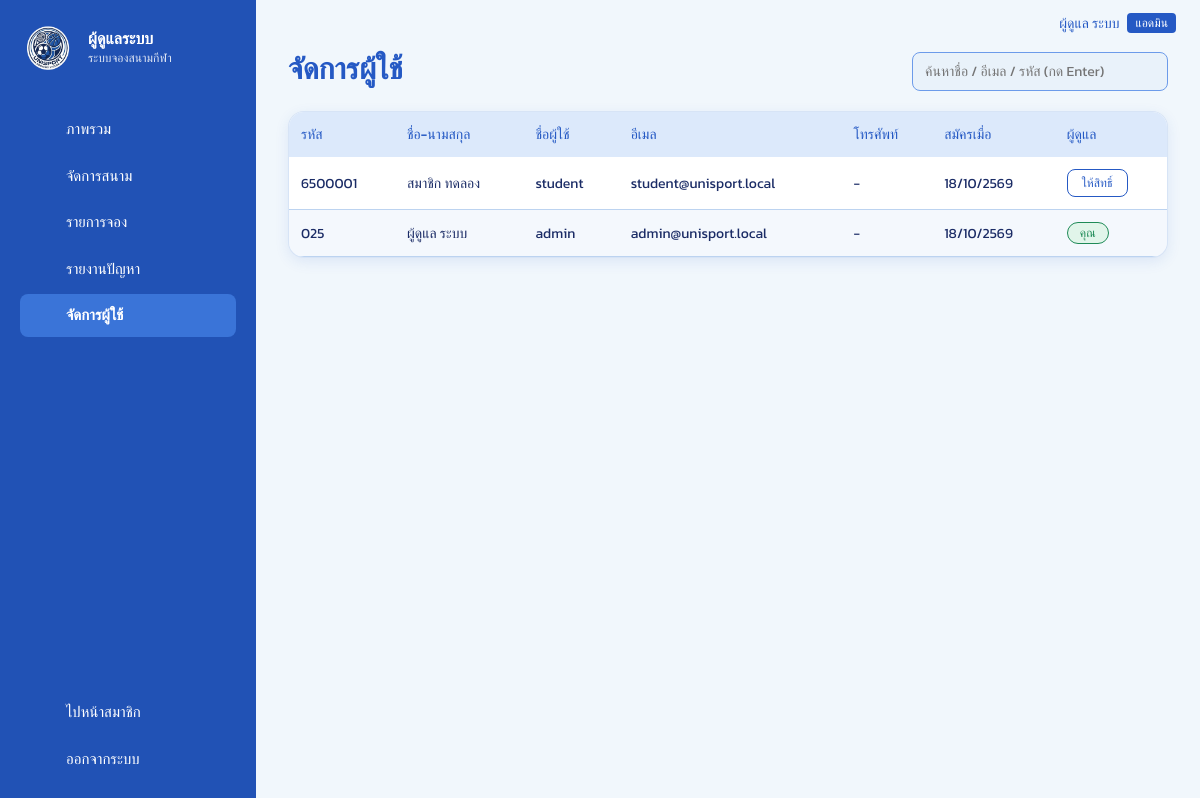
The page /admin/users.php (signed in) on the database its author committed.
### tables this page shows
CREATE TABLE IF NOT EXISTS `users` (
  `id`            INT UNSIGNED NOT NULL AUTO_INCREMENT,
  `member_code`   VARCHAR(30)  DEFAULT NULL,
  `first_name`    VARCHAR(60)  NOT NULL,
  `last_name`     VARCHAR(60)  NOT NULL DEFAULT '',
  `email`         VARCHAR(255) NOT NULL,
  `username`      VARCHAR(30)  DEFAULT NULL,
  `phone`         VARCHAR(20)  DEFAULT NULL,
  `avatar_url`    VARCHAR(500) DEFAULT NULL,
  `password_hash` VARCHAR(255) NOT NULL,
  `role`          ENUM('user','admin') NOT NULL DEFAULT 'user',
  `created_at`    TIMESTAMP NOT NULL DEFAULT CURRENT_TIMESTAMP,
  PRIMARY KEY (`id`),
  UNIQUE KEY `uq_users_email` (`email`),
  UNIQUE KEY `uq_users_username` (`username`),
  KEY `idx_users_role` (`role`)
);

### includes/bootstrap.php (called while the page is built, shortened)
<?php
function url(string $path = ''): string
{
    return BASE_URL . '/' . ltrim($path, '/');
}
function h(mixed $s): string
{
    return htmlspecialchars((string)($s ?? ''), ENT_QUOTES | ENT_SUBSTITUTE, 'UTF-8');
}
function db(): PDO
{
    static $pdo = null;
    if ($pdo instanceof PDO) {
        return $pdo;
    }
    $dsn = sprintf('mysql:host=%s;port=%d;dbname=%s;charset=utf8mb4', DB_HOST, DB_PORT, DB_NAME);
    try {
        $pdo = new PDO($dsn, DB_USER, DB_PASS, [
            PDO::ATTR_ERRMODE            => PDO::ERRMODE_EXCEPTION,
            PDO::ATTR_DEFAULT_FETCH_MODE => PDO::FETCH_ASSOC,
            PDO::ATTR_EMULATE_PREPARES   => false,
            PDO::MYSQL_ATTR_INIT_COMMAND => "SET NAMES utf8mb4, time_zone = '+07:00'",
        ]);
    } catch (PDOException $e) {
        error_log('DB connect failed: ' . $e->getMessage());
        $unknownDb = (int)$e->getCode() === 1049;
        $msg  = '<p>เชื่อมต่อฐานข้อมูลไม่สำเร็จ</p><ol>';
        $msg .= '<li>เปิด <b>XAMPP Control Panel</b> แล้วกด <b>Start</b> ที่ <b>MySQL</b></li>';
        $msg .= $unknownDb
            ? '<li>ยังไม่มีฐานข้อมูล <code>' . h(DB_NAME) . '</code> — เปิด <a href="' . h(url('install.php')) . '">install.php</a> หรือ import ไฟล์ <code>database.sql</code> ใน phpMyAdmin</li>'
            : '<li>ตรวจค่า <code>DB_HOST / DB_PORT / DB_USER / DB_PASS</code> ในไฟล์ <code>includes/config.php</code></li>';
        $msg .= '</ol>' . (APP_DEBUG ? '<p><code>' . h($e->getMessage()) . '</code></p>' : '');
        fatal_page('เชื่อมต่อฐานข้อมูลไม่ได้', $msg);
    }
    return $pdo;
}
function q(string $sql, array $params = []): PDOStatement
{
    $st = db()->prepare($sql);
    $st->execute($params);
    return $st;
}
function fetch_all(string $sql, array $params = []): array { return q($sql, $params)->fetchAll(); }
function fetch_one(string $sql, array $params = []): ?array { $r = q($sql, $params)->fetch(); return $r === false ? null : $r; }
function get(string $k, string $default = ''): string { return trim((string)($_GET[$k] ?? $default)); }
function current_user(bool $refresh = false): ?array
{
    static $cache = false;
    if ($cache !== false) {
        return $cache;
    }
    $id = (int)($_SESSION['uid'] ?? 0);
    $cache = $id ? fetch_one('SELECT * FROM users WHERE id = ?', [$id]) : null;
    return $cache;
}
function user_name(?array $u): string
{
    return $u ? trim($u['first_name'] . ' ' . $u['last_name']) : '';
}
function require_admin(): array
{
    $u = current_user();
    return $u;
}
function thai_date(?string $d): string
{
    $ts = strtotime(substr($d, 0, 10));
    return $ts ? date('d/m/', $ts) . ((int)date('Y', $ts) + 543) : '-';
}

### admin/users.php (the view, shortened to what this page needs)
<?php
require __DIR__ . '/../includes/bootstrap.php';
require __DIR__ . '/../includes/layout.php';
$me = require_admin();
$s = get('q');
$like = '%' . addcslashes($s, '%_\\') . '%';
$rows = fetch_all(
    'SELECT * FROM users' . ($s !== '' ? ' WHERE member_code LIKE ? OR first_name LIKE ? OR last_name LIKE ? OR email LIKE ? OR username LIKE ?' : '') . ' ORDER BY created_at DESC, id DESC LIMIT 500',
    $s !== '' ? [$like, $like, $like, $like, $like] : []
);
ob_start(); ?>
<form method="get"><input name="q" style="width:256px" placeholder="ค้นหาชื่อ / อีเมล / รหัส (กด Enter)" value="<?= h($s) ?>"></form>
<?php $search = ob_get_clean();
shell_start('จัดการผู้ใช้', 'users', true);
page_title('จัดการผู้ใช้', '', $search);
?>
<div class="card table-wrap">
  <table class="table">
    <thead><tr><th>รหัส</th><th>ชื่อ-นามสกุล</th><th>ชื่อผู้ใช้</th><th>อีเมล</th><th>โทรศัพท์</th><th>สมัครเมื่อ</th><th>ผู้ดูแล</th></tr></thead>
    <tbody>
    <?php foreach ($rows as $p): $isAdm = $p['role'] === 'admin'; ?>
      <tr class="pressable">
        <td><?= h($p['member_code'] ?? '-') ?></td>
        <td><?= h($p['first_name'] . ' ' . $p['last_name']) ?></td>
        <td><?= h($p['username'] ?? '-') ?></td>
        <td><?= h($p['email']) ?></td>
        <td><?= h($p['phone'] ?? '-') ?></td>
        <td><?= h(thai_date($p['created_at'])) ?></td>
        <td>
          <?php if ((int)$p['id'] === (int)$me['id']): ?><span class="pill pill-ok">คุณ</span>
          <?php else: ?>
            <form method="post" class="inline" data-confirm="<?= $isAdm ? 'ยกเลิกสิทธิ์ผู้ดูแลของผู้ใช้นี้?' : 'ให้สิทธิ์ผู้ดูแลแก่ผู้ใช้นี้?' ?>">
              <button class="btn<?= $isAdm ? '' : '-outline' ?>" style="padding:4px 14px;font-size:12px" type="submit"><?= $isAdm ? 'เป็นผู้ดูแล ✔' : 'ให้สิทธิ์' ?></button>
            </form>
          <?php endif; ?>
        </td>
      </tr>
    <?php endforeach; ?>
    </tbody>
  </table>
</div>
<?php shell_end();

### includes/layout.php (shortened to what this page needs)
<?php
function asset(string $p): string
{
    $file = ROOT_DIR . '/assets/' . ltrim($p, '/');
    return url('assets/' . ltrim($p, '/')) . (is_file($file) ? '?v=' . filemtime($file) : '');
}
function page_head(string $title, string $bodyClass = ''): void
{
    ?>
<!doctype html>
<html lang="th">
<head>
<link rel="stylesheet" href="<?= h(asset('css/style.css')) ?>">
</head>
<body class="<?= h($bodyClass) ?>">
<?php
}
function page_foot(): void
{
    ?>
</body>
</html>
<?php
}
function brand(string $title = APP_NAME, string $sub = 'มหาวิทยาลัย'): string
{
  return '<div class="brand"><img class="brand-logo" src="' . h(asset('logo.png')) . '" alt="โลโก้"><div class="brand-text"><div class="brand-title">'
        . h($title) . '</div><div class="brand-sub">' . h($sub) . '</div></div></div>';
}
function nav_icon(string $name): string
{
  return '<svg class="side-icon" aria-hidden="true" viewBox="0 0 24 24">' . ($paths[$name] ?? '') . '</svg>';
}
function admin_nav(): array
{
    return [
    'overview' => ['admin/index.php', 'overview', 'ภาพรวม'],
    'fields'   => ['admin/fields.php', 'pin', 'จัดการสนาม'],
    'bookings' => ['admin/bookings.php', 'calendar', 'รายการจอง'],
    'reports'  => ['admin/reports.php', 'alert', 'รายงานปัญหา'],
    'users'    => ['admin/users.php', 'users', 'จัดการผู้ใช้'],
    ];
}
function shell_start(string $title, string $active, bool $admin = false): void
{
    $u   = current_user();
    $nav = $admin ? admin_nav() : member_nav();
    page_head($title);
    ?>
<div class="shell">
  <aside class="sidebar" id="sidebar">
    <?= brand($admin ? 'ผู้ดูแลระบบ' : APP_NAME, $admin ? APP_NAME : 'มหาวิทยาลัย') ?>
    <nav class="side-nav">
      <?php foreach ($nav as $key => [$href, $icon, $label]): ?>
        <a href="<?= h(url($href)) ?>" class="side-link pressable <?= $key === $active ? 'active' : '' ?>"><span class="ico"><?= nav_icon($icon) ?></span> <?= h($label) ?></a>
      <?php endforeach; ?>
    </nav>
    <div class="side-bottom">
      <?php if ($u && $u['role'] === 'admin'): ?>
        <a class="side-link" href="<?= h(url($admin ? 'dashboard.php' : 'admin/index.php')) ?>"><span class="ico"><?= nav_icon('shield') ?></span> <?= $admin ? 'ไปหน้าสมาชิก' : 'หน้าผู้ดูแลระบบ' ?></a>
      <?php endif; ?>
      <form method="post" action="<?= h(url('logout.php')) ?>">
        <button class="side-link side-btn" type="submit"><span class="ico"><?= nav_icon('logout') ?></span> ออกจากระบบ</button>
      </form>
    </div>
  </aside>
  <main class="main">
    <header class="topbar">
      <div class="topbar-user">
        <?php if (!empty($u['avatar_url'])): ?>
          <img class="avatar-sm" src="<?= h(img_url($u['avatar_url'])) ?>" alt="" onerror="this.remove()">
        <?php else: ?><span class="ico"><?= nav_icon('user') ?></span><?php endif; ?>
        <?= h(user_name($u) ?: ($u['email'] ?? '')) ?>
        <?php if ($u && $u['role'] === 'admin'): ?><span class="badge-admin">แอดมิน</span><?php endif; ?>
      </div>
    </header>
    <div class="content">
<?php
}
function shell_end(): void
{
    echo "    </div>\n  </main>\n</div>\n";
    page_foot();
}
function page_title(string $title, string $sub = '', string $actionHtml = ''): void
{
    echo '<div class="page-title"><div><h1>' . h($title) . '</h1>'
        . ($sub !== '' ? '<p class="muted">' . $sub . '</p>' : '')
        . '</div>' . $actionHtml . '</div>';
}

### assets/css/style.css (style rules this page uses)
:root { --bg: #f1f7fc; --fg: #1b2c66; --card: #fff; --primary: #2559c4; --primary-fg: #fff; --secondary: #e4eefa; --accent: #dce9fb; --muted: #5a74a8; --border: #bcd3f0; --input: #6c9bea; --ring: #3d7be0; --sidebar: #2152b5; --sidebar-accent: #3a74d8; --success: #1f8a57; --success-soft: #e1f5ea; --warning: #b27d0c; --warning-soft: #fcf1d4; --danger: #dc2626; --danger-soft: #fde8e6; --hero-overlay: rgba(23, 53, 138, .78); --radius: 12px; }
*, *::before, *::after { box-sizing: border-box; }
html { -webkit-text-size-adjust: 100%; }
body { margin: 0; background: var(--bg); color: var(--fg); font-family: "Kanit", "Leelawadee UI", Tahoma, system-ui, sans-serif; line-height: 1.5; }
a { color: var(--primary); text-decoration: none; }
img { max-width: 100%; }
h1, h2, h3 { margin: 0; }
.btn, .btn-outline { display: inline-flex; align-items: center; justify-content: center; gap: 8px; border-radius: 8px; padding: 9px 20px; font: inherit; font-size: 14px; font-weight: 500; cursor: pointer; text-decoration: none !important; border: 1px solid var(--primary); }
.btn-outline { background: transparent; color: var(--primary); }
input, select, textarea { width: 100%; font: inherit; font-size: 14px; color: var(--fg); border: 1px solid var(--input); border-radius: 8px; background: rgba(228, 238, 250, .55); padding: 8px 12px; outline: none; }
form.inline { display: inline; margin: 0; }
.card { background: var(--card); border: 1px solid rgba(188, 211, 240, .6); border-radius: 16px; box-shadow: 0 4px 14px rgba(37, 89, 196, .1); }
.pressable { transition: transform .15s ease, box-shadow .15s ease, background-color .15s ease; }
a.pressable, a.card { color: inherit; text-decoration: none; }
.pill { display: inline-flex; align-items: center; white-space: nowrap; border: 1px solid; border-radius: 999px; padding: 1px 12px; font-size: 12px; font-weight: 500; }
.pill-ok { color: var(--success); border-color: var(--success); background: var(--success-soft); }
.badge-admin { background: var(--primary); color: #fff; font-size: 12px; padding: 1px 8px; border-radius: 4px; }
.table-wrap { overflow-x: auto; }
.table { width: 100%; border-collapse: collapse; font-size: 14px; }
.table th { background: var(--accent); color: var(--primary); text-align: left; font-weight: 500; padding: 12px; white-space: nowrap; }
.table td { padding: 12px; border-bottom: 1px solid var(--border); vertical-align: middle; }
.table tbody tr:nth-child(even) { background: rgba(228, 238, 250, .4); }
.shell { min-height: 100vh; display: flex; }
.sidebar { width: 256px; flex: none; background: var(--sidebar); color: #fff; padding: 20px; display: flex; flex-direction: column; position: sticky; top: 0; height: 100vh; overflow-y: auto; z-index: 40; }
.side-nav { margin-top: 32px; display: flex; flex-direction: column; gap: 4px; }
.side-link { display: flex; align-items: center; gap: 12px; padding: 10px 12px; border-radius: 8px; color: #fff; font-size: 15px; text-decoration: none !important; background: none; border: 0; font-family: inherit; cursor: pointer; width: 100%; text-align: left; }
.side-link.active { background: var(--sidebar-accent); font-weight: 600; }
.ico { display: inline-flex; align-items: center; justify-content: center; width: 22px; flex: none; line-height: 0; }
.side-icon { display: block; width: 22px; height: 22px; fill: none; stroke: currentColor; stroke-width: 2; stroke-linecap: round; stroke-linejoin: round; }
.side-bottom { margin-top: auto; display: flex; flex-direction: column; gap: 4px; padding-top: 16px; }
.main { flex: 1; min-width: 0; }
.topbar { display: flex; align-items: center; justify-content: space-between; padding: 12px 24px; }
.topbar-user { margin-left: auto; display: flex; align-items: center; gap: 8px; font-size: 14px; color: var(--primary); }
.content { padding: 0 32px 40px; }
.page-title { display: flex; flex-wrap: wrap; align-items: flex-end; justify-content: space-between; gap: 12px; margin-bottom: 20px; }
.page-title h1 { font-size: 30px; font-weight: 700; color: var(--primary); }
.brand { display: flex; align-items: center; gap: 12px; }
.brand-logo { width: 56px; height: 56px; border-radius: 50%; object-fit: cover; flex: none; }
.brand-title { font-weight: 600; line-height: 1.2; }
.brand-sub { font-size: 12px; opacity: .85; }

### rows shown on the page
users: user_name($u) ?: ($u['email'] ?? '') "ผู้ดูแล ระบบ", member_code "025", first_name+last_name "ผู้ดูแล ระบบ", username "admin", email "admin@unisport.local", phone "-", created_at "18/10/2569", shows "คุณ"
users: member_code "6500001", first_name+last_name "สมาชิก ทดลอง", username "student", email "student@unisport.local", phone "-", created_at "18/10/2569", role "ให้สิทธิ์"

### other values the page prints
$title "ผู้ดูแลระบบ"
$sub "ระบบจองสนามกีฬา"
$label "ภาพรวม"
$label "จัดการสนาม"
$label "รายการจอง"
$label "รายงานปัญหา"
$label "จัดการผู้ใช้"
$title "จัดการผู้ใช้"
